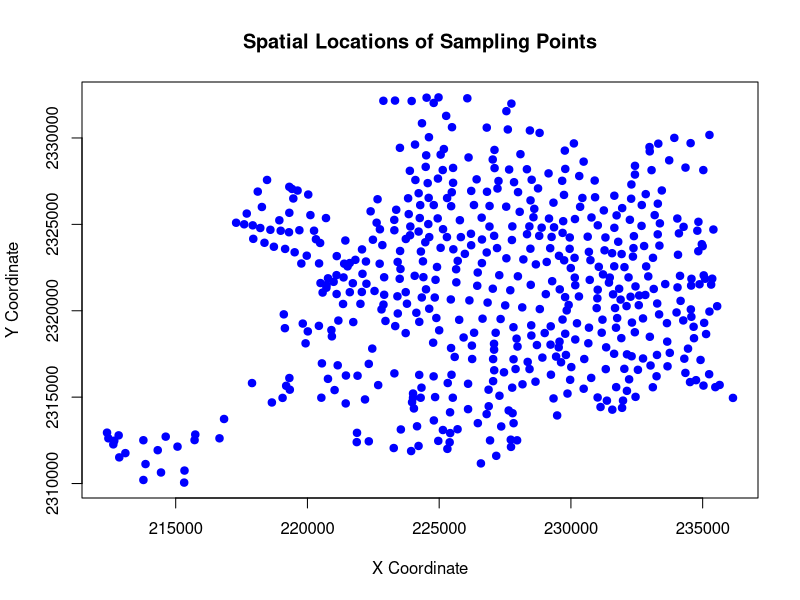
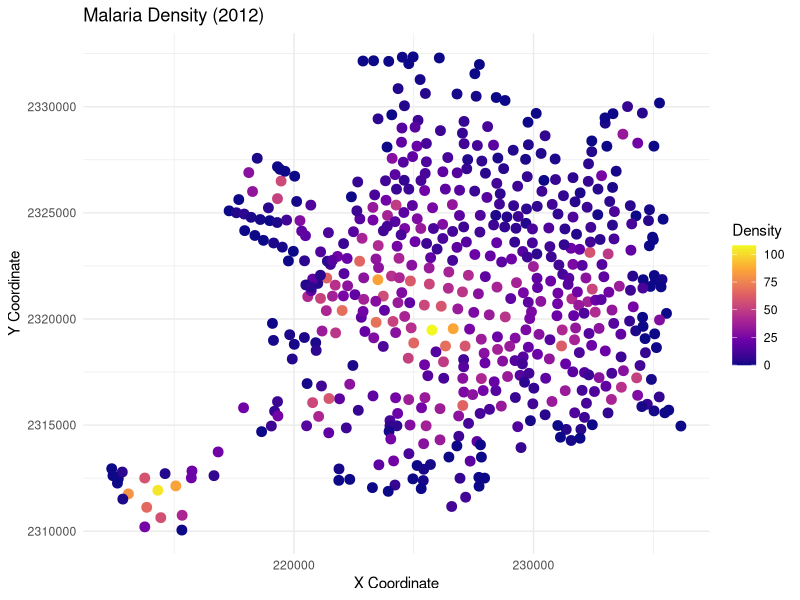

Source code (R) for these figures, in order:
## ---- chunk 1
knitr::opts_chunk$set(echo = TRUE)
## ---- chunk 2
library(ggplot2)
data <- read.csv('Merida_Den12_13_14_15.csv')
head(data)
## ---- chunk 3
summary(data)
## ---- chunk 4
#maybe overlay the map of the location
plot(data$X, data$Y, 
     main = "Spatial Locations of Sampling Points",
     xlab = "X Coordinate", 
     ylab = "Y Coordinate", 
     pch = 19, col = "blue")

## ---- chunk 5
ggplot(data, aes(x = X, y = Y, color = Den2012)) +
  geom_point(size = 3) +
  scale_color_viridis_c(option = "plasma") +
  labs(title = "Malaria Density (2012)",
       x = "X Coordinate", y = "Y Coordinate",
       color = "Density") +
  theme_minimal()

